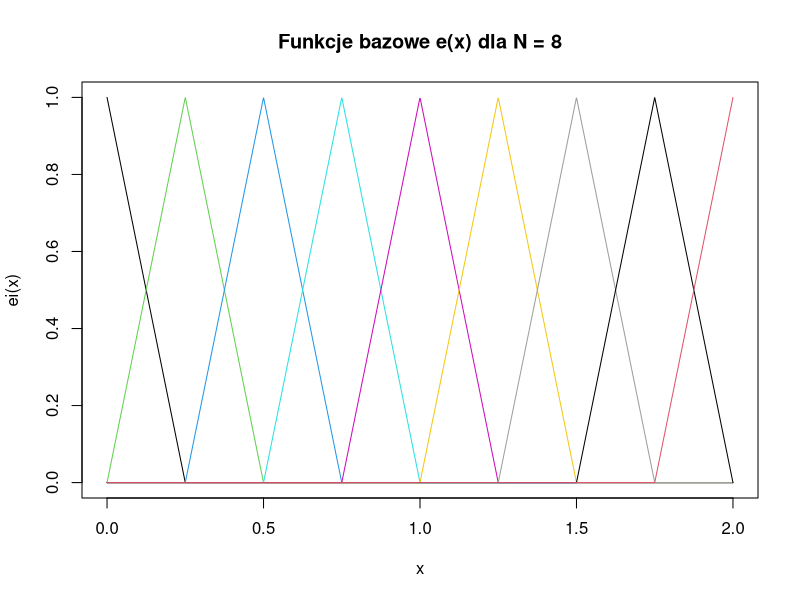
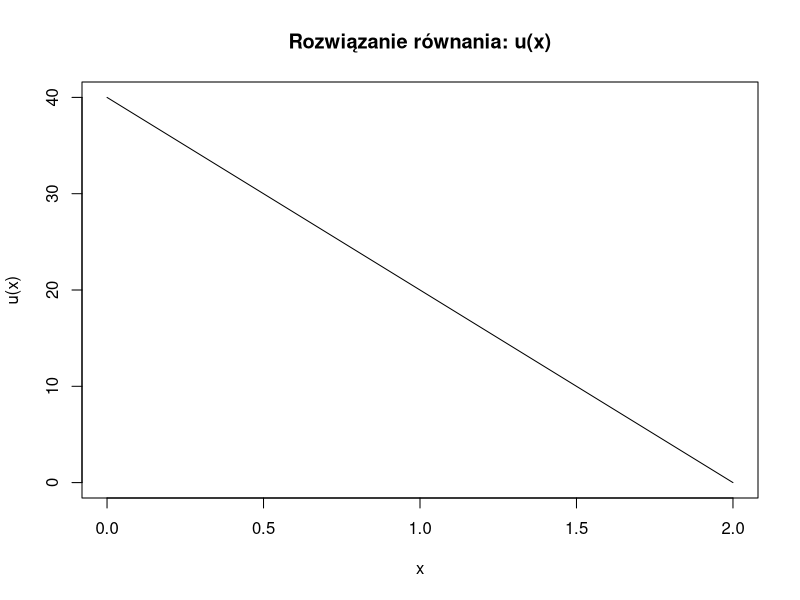

Here is the R script that generated these plots, in order:
#!/usr/bin/env Rscript
# Mateusz Furga <mfurga@student.agh.edu.pl>

N = 8
H = 2 / N

e <- function(i) {
  return (function (x) {
    if (x >= H * (i - 1) && x <= H * i) {
      return (1 + N / 2 * (x - 2 * i / N))
    } else if (x > H * i && x <= H * (i + 1)) {
      return (1 - N / 2 * (x - 2 * i / N))
    }
    return (0)
  })
}

de <- function(i) {
  return (function(x) {
    if (x >= H * (i - 1) && x <= H * i) {
      return (N / 2)
    } else if (x > H * i && x <= H * (i + 1)) {
      return (-N / 2)
    }
    return (0)
  })
}

# Gaussian quadrature with 2 points.
# xi = +/- 1/sqrt(3), wi = 1
int <- function(f, a, b) {
  return ((b - a) / 2 * (f((b - a) / 2 * (1 / sqrt(3)) + (a + b) / 2)
                       + f((b - a) / 2 * (-1 / sqrt(3)) + (a + b) / 2)))
}

du_dv <- function(i, j) {
  return (function(x) {
    (de(i)(x) * de(j)(x))
  })
}

B <- function(i, j) {
  # Skip the integration of the function equal to 0.
  if (abs(i - j) > 1) {
    return (0);
  }
  # Intersection of domains.
  start = max(0, H * (i - 1), H * (j - 1))
  end = min(H * (i + 1), H * (j + 1))
  return (int(du_dv(i, j), start, end) - e(0)(i) * e(0)(j))
}

L <- function(i) {
  return (-20 * e(i)(0))
}

solution <- function() {
  X <- matrix(0, nrow = N, ncol = N)
  for (i in 1 : N) {
    for (j in 1 : N) {
      X[i, j] = B(i - 1, j - 1)
    }
  }

  Y <- vector()
  for (i in 1 : N){
    Y = c(Y, L(i - 1))
  }

  U = solve(X, Y)
  return (function (x) {
    r = 0;
    for (i in 1 : N) {
      r = r + U[i] * e(i - 1)(x)
    }
    return (r)
  })
}

main <- function() {
  x = seq(0, 2, length.out = 200 * N)

  # Plot the base functions.
  title <- paste("Funkcje bazowe e(x) dla N =", as.character(N))
  plot(x, mapply(e(0), x), type = "l", main = title, xlab = "x", ylab = "ei(x)")
  for (i in 1 : N) {
    lines(x, mapply(e(i), x), col=i+10)
  }
  
  # Plot the solution u.
  u = solution()
  title <- "Rozwiązanie równania: u(x)"
  plot(x, mapply(u, x), type = "l", main = title, xlab = "x", ylab = "u(x)")
}

main()


